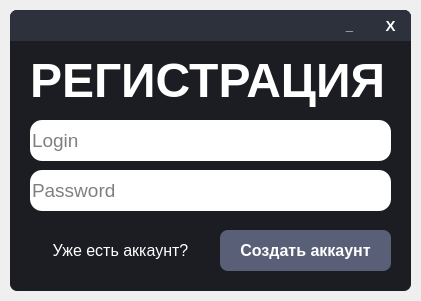
<?xml version="1.0" encoding="UTF-8"?>
<ui version="4.0">
 <class>MainWindow</class>
 <widget class="QMainWindow" name="MainWindow">
  <property name="geometry">
   <rect>
    <x>0</x>
    <y>0</y>
    <width>421</width>
    <height>301</height>
   </rect>
  </property>
  <property name="windowTitle">
   <string>MainWindow</string>
  </property>
  <widget class="QWidget" name="centralwidget">
   <widget class="QFrame" name="Window">
    <property name="geometry">
     <rect>
      <x>10</x>
      <y>10</y>
      <width>401</width>
      <height>281</height>
     </rect>
    </property>
    <property name="styleSheet">
     <string notr="true">QFrame{
	border-radius: 7px;
	background-color: #1B1D23;
}</string>
    </property>
    <property name="frameShape">
     <enum>QFrame::StyledPanel</enum>
    </property>
    <property name="frameShadow">
     <enum>QFrame::Raised</enum>
    </property>
    <widget class="QFrame" name="WindowFrame">
     <property name="geometry">
      <rect>
       <x>0</x>
       <y>0</y>
       <width>401</width>
       <height>31</height>
      </rect>
     </property>
     <property name="styleSheet">
      <string notr="true">QFrame{
	border-bottom-left-radius: 0px;
	border-bottom-right-radius: 0px;
	background-color: #2C313C;
}</string>
     </property>
     <property name="frameShape">
      <enum>QFrame::StyledPanel</enum>
     </property>
     <property name="frameShadow">
      <enum>QFrame::Raised</enum>
     </property>
     <widget class="QPushButton" name="CloseWindowButton">
      <property name="geometry">
       <rect>
        <x>360</x>
        <y>0</y>
        <width>41</width>
        <height>31</height>
       </rect>
      </property>
      <property name="font">
       <font>
        <pointsize>11</pointsize>
        <weight>75</weight>
        <bold>true</bold>
       </font>
      </property>
      <property name="cursor">
       <cursorShape>PointingHandCursor</cursorShape>
      </property>
      <property name="styleSheet">
       <string notr="true">QPushButton{
	color: white;
	border: none;
	border-top-right-radius: 7px;
	background-color: #2C313C;
}

QPushButton:hover{
	background-color: #45494D;
}

QPushButton:pressed{
	color: #EA2F4E;
}</string>
      </property>
      <property name="text">
       <string>X</string>
      </property>
     </widget>
     <widget class="QPushButton" name="MinimizeWindowButton">
      <property name="geometry">
       <rect>
        <x>319</x>
        <y>0</y>
        <width>41</width>
        <height>31</height>
       </rect>
      </property>
      <property name="font">
       <font>
        <pointsize>10</pointsize>
        <weight>75</weight>
        <bold>true</bold>
       </font>
      </property>
      <property name="cursor">
       <cursorShape>PointingHandCursor</cursorShape>
      </property>
      <property name="styleSheet">
       <string notr="true">QPushButton{
	color: white;
	border: none;
	border-top-right-radius: 7px;
	background-color: #2C313C;
}

QPushButton:hover{
	background-color: #45494D;
}

QPushButton:pressed{
	color: #EA2F4E;
}</string>
      </property>
      <property name="text">
       <string>_</string>
      </property>
      <property name="default">
       <bool>false</bool>
      </property>
     </widget>
    </widget>
    <widget class="QLabel" name="Label">
     <property name="geometry">
      <rect>
       <x>20</x>
       <y>40</y>
       <width>361</width>
       <height>61</height>
      </rect>
     </property>
     <property name="sizePolicy">
      <sizepolicy hsizetype="Minimum" vsizetype="Fixed">
       <horstretch>0</horstretch>
       <verstretch>0</verstretch>
      </sizepolicy>
     </property>
     <property name="font">
      <font>
       <pointsize>36</pointsize>
       <weight>75</weight>
       <italic>false</italic>
       <bold>true</bold>
       <underline>false</underline>
       <strikeout>false</strikeout>
       <kerning>true</kerning>
      </font>
     </property>
     <property name="styleSheet">
      <string notr="true">QLabel{
	color: white;
}</string>
     </property>
     <property name="text">
      <string>РЕГИСТРАЦИЯ</string>
     </property>
    </widget>
    <widget class="QLineEdit" name="LoginLineEdit">
     <property name="geometry">
      <rect>
       <x>20</x>
       <y>110</y>
       <width>361</width>
       <height>41</height>
      </rect>
     </property>
     <property name="font">
      <font>
       <pointsize>14</pointsize>
      </font>
     </property>
     <property name="styleSheet">
      <string notr="true">QLineEdit{
	border-radius: 12px;
}</string>
     </property>
     <property name="inputMethodHints">
      <set>Qt::ImhNone</set>
     </property>
     <property name="inputMask">
      <string/>
     </property>
     <property name="text">
      <string/>
     </property>
     <property name="frame">
      <bool>false</bool>
     </property>
     <property name="placeholderText">
      <string>Login</string>
     </property>
     <property name="cursorMoveStyle">
      <enum>Qt::LogicalMoveStyle</enum>
     </property>
    </widget>
    <widget class="QLineEdit" name="PasswordLineEdit">
     <property name="geometry">
      <rect>
       <x>20</x>
       <y>160</y>
       <width>321</width>
       <height>41</height>
      </rect>
     </property>
     <property name="font">
      <font>
       <pointsize>14</pointsize>
      </font>
     </property>
     <property name="styleSheet">
      <string notr="true">QLineEdit{
	border-bottom-right-radius: 0px;
	border-top-right-radius: 0px;
	border-bottom-left-radius: 12px;
	border-top-left-radius: 12px;
}</string>
     </property>
     <property name="inputMask">
      <string/>
     </property>
     <property name="text">
      <string/>
     </property>
     <property name="frame">
      <bool>false</bool>
     </property>
     <property name="echoMode">
      <enum>QLineEdit::Password</enum>
     </property>
     <property name="dragEnabled">
      <bool>false</bool>
     </property>
     <property name="readOnly">
      <bool>false</bool>
     </property>
     <property name="placeholderText">
      <string>Password</string>
     </property>
    </widget>
    <widget class="QPushButton" name="CreateAccountButton">
     <property name="geometry">
      <rect>
       <x>210</x>
       <y>220</y>
       <width>171</width>
       <height>41</height>
      </rect>
     </property>
     <property name="font">
      <font>
       <pointsize>12</pointsize>
       <weight>75</weight>
       <bold>true</bold>
      </font>
     </property>
     <property name="cursor">
      <cursorShape>PointingHandCursor</cursorShape>
     </property>
     <property name="styleSheet">
      <string notr="true">QPushButton{
	color: white;
	border-radius: 8px;
	background-color: #595F76;
}

QPushButton:hover{
	background-color: #50566E;
}

QPushButton:pressed{
	background-color: #434965;
}</string>
     </property>
     <property name="text">
      <string>Создать аккаунт</string>
     </property>
    </widget>
    <widget class="QPushButton" name="AskButton">
     <property name="geometry">
      <rect>
       <x>40</x>
       <y>230</y>
       <width>141</width>
       <height>21</height>
      </rect>
     </property>
     <property name="font">
      <font>
       <pointsize>12</pointsize>
       <weight>50</weight>
       <bold>false</bold>
       <underline>false</underline>
       <strikeout>false</strikeout>
      </font>
     </property>
     <property name="cursor">
      <cursorShape>PointingHandCursor</cursorShape>
     </property>
     <property name="styleSheet">
      <string notr="true">QPushButton{
	color: white;
	border: none;
}

QPushButton:hover{
	color: #ebebeb;
}

QPushButton:pressed{
	color: white;
}</string>
     </property>
     <property name="text">
      <string>Уже есть аккаунт?</string>
     </property>
    </widget>
    <widget class="QFrame" name="frame">
     <property name="geometry">
      <rect>
       <x>340</x>
       <y>160</y>
       <width>41</width>
       <height>41</height>
      </rect>
     </property>
     <property name="styleSheet">
      <string notr="true">QFrame{
	border-bottom-right-radius: 12px;
	border-top-right-radius: 12px;
	border-bottom-left-radius: 0px;
	border-top-left-radius: 0px;
	background-color: white;
}</string>
     </property>
     <property name="frameShape">
      <enum>QFrame::StyledPanel</enum>
     </property>
     <property name="frameShadow">
      <enum>QFrame::Raised</enum>
     </property>
     <widget class="QPushButton" name="ShowPasswordButton">
      <property name="geometry">
       <rect>
        <x>0</x>
        <y>0</y>
        <width>41</width>
        <height>41</height>
       </rect>
      </property>
      <property name="styleSheet">
       <string notr="true">QPushButton{
	border: none;
}</string>
      </property>
      <property name="text">
       <string/>
      </property>
      <property name="icon">
       <iconset>
        <normaloff>../../Icons/eyeOn.png</normaloff>../../Icons/eyeOn.png</iconset>
      </property>
      <property name="iconSize">
       <size>
        <width>32</width>
        <height>32</height>
       </size>
      </property>
     </widget>
    </widget>
   </widget>
  </widget>
 </widget>
 <resources/>
 <connections/>
</ui>
